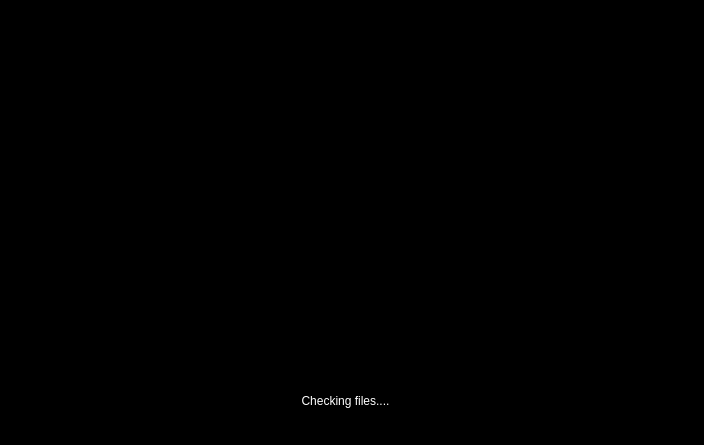
<?xml version="1.0" encoding="UTF-8"?>
<ui version="4.0">
 <class>MainWindow</class>
 <widget class="QMainWindow" name="MainWindow">
  <property name="geometry">
   <rect>
    <x>0</x>
    <y>0</y>
    <width>704</width>
    <height>445</height>
   </rect>
  </property>
  <property name="windowTitle">
   <string>MainWindow</string>
  </property>
  <property name="styleSheet">
   <string notr="true">background-color: rgb(0, 0, 0);</string>
  </property>
  <widget class="QWidget" name="centralwidget">
   <widget class="QLabel" name="label">
    <property name="geometry">
     <rect>
      <x>100</x>
      <y>40</y>
      <width>501</width>
      <height>181</height>
     </rect>
    </property>
    <property name="text">
     <string/>
    </property>
    <property name="pixmap">
     <pixmap>../assets/logo-color - Copy (Custom).png</pixmap>
    </property>
   </widget>
   <widget class="QLabel" name="label_2">
    <property name="geometry">
     <rect>
      <x>110</x>
      <y>380</y>
      <width>471</width>
      <height>41</height>
     </rect>
    </property>
    <property name="styleSheet">
     <string notr="true">QLabel {
	color: rgb(255, 255, 255);
	font: 14pt &quot;Bahnschrift&quot;;
}</string>
    </property>
    <property name="text">
     <string>Checking files....</string>
    </property>
    <property name="alignment">
     <set>Qt::AlignCenter</set>
    </property>
   </widget>
  </widget>
 </widget>
 <resources/>
 <connections/>
</ui>
